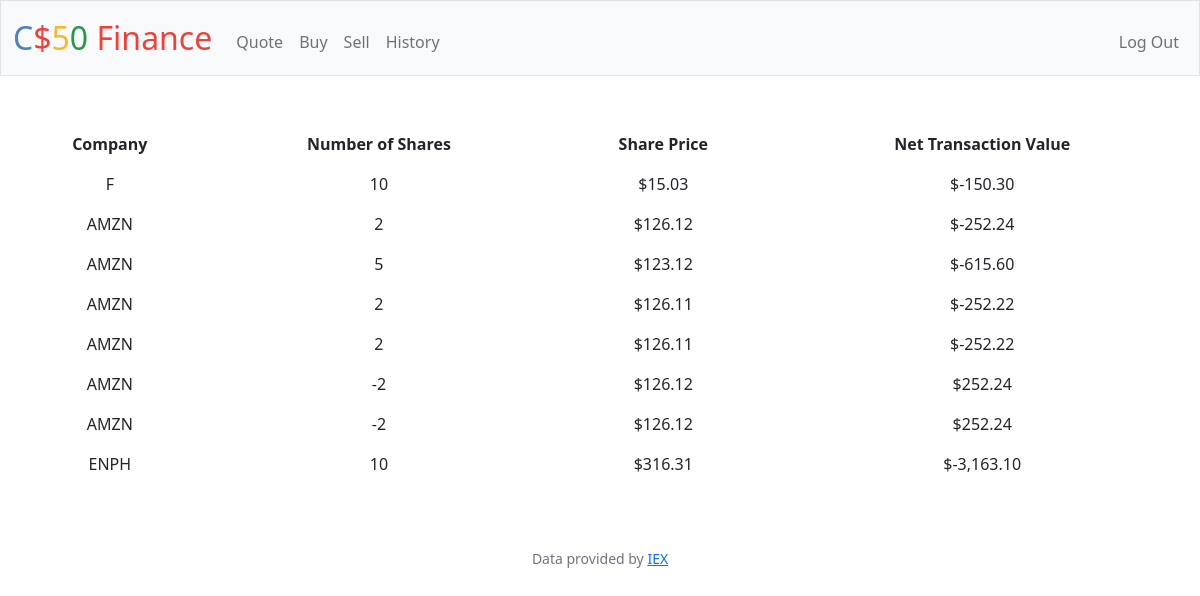
Screenshot of /history (signed in) with the database file from the repository.
### tables this page shows
CREATE TABLE purchases(purchase_id INTEGER PRIMARY KEY AUTOINCREMENT NOT NULL, ticker TEXT NOT NULL,shares INTEGER NOT NULL, share_price NUMERIC NOT NULL,user_id INT NOT NULL);

### app.py (the view)
@app.route("/history")
@login_required
def history():
    user_id = session.get("user_id")
    purchase_history = db.execute("SELECT ticker, shares, share_price from purchases WHERE user_id = ?", user_id)
    print(purchase_history)
    for rows in purchase_history:
        rows["net_effect"] = -float('{0:.2f}'.format(rows["share_price"] * rows["shares"]))
        rows["share_price"] = abs(rows["share_price"])
    print(purchase_history)
    return render_template("history.html", purchase_history=purchase_history)

### app.py (called while the page is built)
@app.after_request
def after_request(response):
    response.headers["Cache-Control"] = "no-cache, no-store, must-revalidate"
    response.headers["Expires"] = 0
    response.headers["Pragma"] = "no-cache"
    return response

### helpers.py (called while the page is built)
def login_required(f):
    @wraps(f)
    def decorated_function(*args, **kwargs):
        if session.get("user_id") is None:
            return redirect("/login")
        return f(*args, **kwargs)
    return decorated_function

def usd(value):
    return f"${value:,.2f}"

### templates/history.html (shortened to what this page needs)
{% extends "layout.html" %}
{% block main %}
{% block table %}
    <table class="table table-borderless">
        {% block tr %}
            <tr>
                <th scope="col">Company</th>
                <th scope="col">Number of Shares</th>
                <th scope="col">Share Price</th>
                <th scope="col">Net Transaction Value</th>
            </tr>
        {% endblock %}
        {% for dict_item in purchase_history %}
        <tr>
            {% for value in dict_item %}
                {% if value == 'share_price' or value == 'AVG(IIF(share_price >= 0, share_price, NULL))' or value == 'net_effect'%}
                    <td>{{ dict_item[value] | usd}}</td>
                {% elif value == 'net_effect' %}
                    <td>{{ dict_item[value] | usd}}</td>
                {% else %}
                    <td>{{ dict_item[value] }}</td>
                {% endif %}
            {% endfor %}
        </tr>
        {% endfor %}
        {% endblock %}
    </table>
{% endblock %}

### templates/layout.html (shortened to what this page needs)
<!DOCTYPE html>
<html lang="en">
    <head>
        <link href="https://cdn.jsdelivr.net/npm/bootstrap@5.1.3/dist/css/bootstrap.min.css" rel="stylesheet">
        <link href="/static/styles.css" rel="stylesheet">
    </head>
    <body>
        <nav class="bg-light border navbar navbar-expand-md navbar-light">
            <div class="container-fluid">
                <a class="navbar-brand" href="/"><span class="blue">C</span><span class="red">$</span><span class="yellow">5</span><span class="green">0</span> <span class="red">Finance</span></a>
                <div class="collapse navbar-collapse" id="navbar">
                    {% if session["user_id"] %}
                        <ul class="navbar-nav me-auto mt-2">
                            <li class="nav-item"><a class="nav-link" href="/quote">Quote</a></li>
                            <li class="nav-item"><a class="nav-link" href="/buy">Buy</a></li>
                            <li class="nav-item"><a class="nav-link" href="/sell">Sell</a></li>
                            <li class="nav-item"><a class="nav-link" href="/history">History</a></li>
                        </ul>
                        <ul class="navbar-nav ms-auto mt-2">
                            <li class="nav-item"><a class="nav-link" href="/logout">Log Out</a></li>
                        </ul>
                    {% else %}
                        <ul class="navbar-nav ms-auto mt-2">
                            <li class="nav-item"><a class="nav-link" href="/register">Register</a></li>
                            <li class="nav-item"><a class="nav-link" href="/login">Log In</a></li>
                        </ul>
                    {% endif %}
                </div>
            </div>
        </nav>
        <main class="container-fluid py-5 text-center">
            {% block main %}{% endblock %}
        </main>
        <footer class="mb-5 small text-center text-muted">
            Data provided by <a href="https://iexcloud.io/">IEX</a>
        </footer>
    </body>
</html>

### static/styles.css (style rules this page uses)
nav .navbar-brand { font-size: xx-large; }
nav .navbar-brand .blue { color: #537fbe; }
nav .navbar-brand .red { color: #ea433b; }
nav .navbar-brand .yellow { color: #f5b82e; }
nav .navbar-brand .green { color: #2e944b; }

### rows the page displays
purchases: ticker "F" "10", share_price "$15.03" "$-150.30"
purchases: ticker "AMZN" "2", share_price "$126.12" "$-252.24"
purchases: ticker "AMZN" "5", share_price "$123.12" "$-615.60"
purchases: ticker "AMZN" "2", share_price "$126.11" "$-252.22"
purchases: ticker "AMZN" "2", share_price "$126.11" "$-252.22"
purchases: ticker "AMZN" "-2", share_price "$126.12" "$252.24"
purchases: ticker "AMZN" "-2", share_price "$126.12" "$252.24"
purchases: ticker "ENPH" "10", share_price "$316.31" "$-3,163.10"
